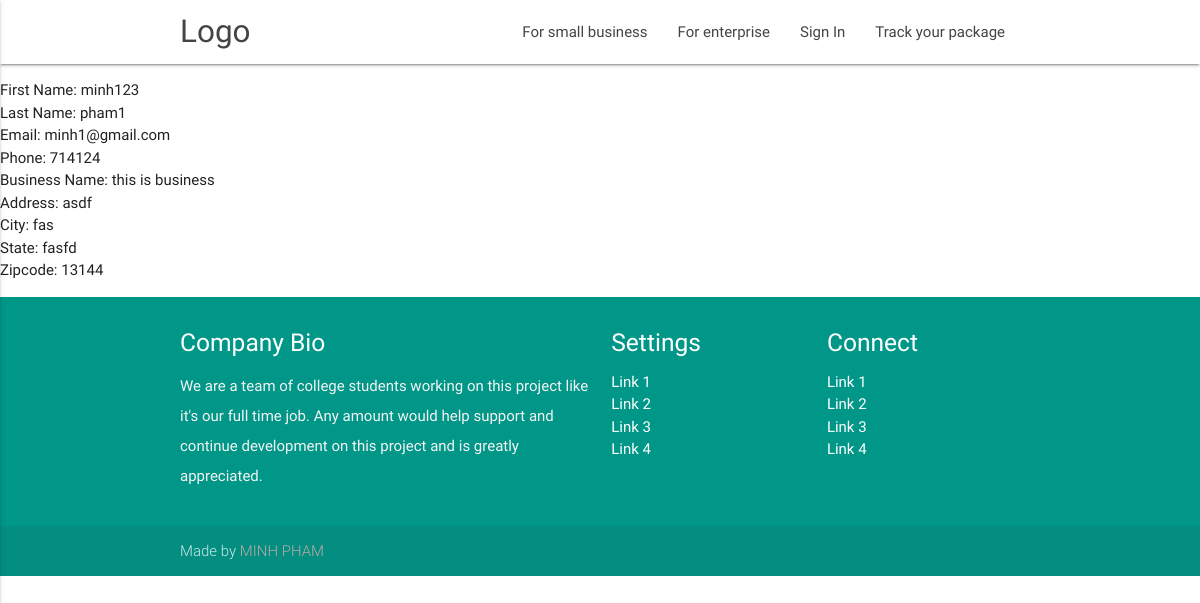
Page /customers/2/ on the committed database.
### customers/models.py (models this page shows, shortened)
class Customer(models.Model):
	first_name = models.CharField(max_length=255)
	last_name = models.CharField(max_length=255)
	business_name = models.CharField(max_length=255)
	phone = models.IntegerField()
	email = models.EmailField(max_length=255)
	address_line_1 = models.CharField(max_length=255)
	address_city = models.CharField(max_length=255)
	address_state = models.CharField(max_length=255)
	address_zipcode = models.IntegerField()

### customers/views.py (the view)
# urls.py: url(r'^(?P<pk>\d+)/$', views.CustomerDetailView.as_view(), name='detail'),
class CustomerDetailView(generic.DetailView):
	model = models.Customer

### customers/templates/customers/customer_detail.html (shortened to what this page needs)
{% extends "layout.html" %}
{% load static from staticfiles %}
{% load rest_framework %}
{% block body_content %}
<div>
	<ul>
		<li>First Name: {{customer.first_name}}</li>
		<li>Last Name: {{customer.last_name}}</li>
		<li>Email: {{customer.email}}</li>
		<li>Phone: {{customer.phone}}</li>
		<li>Business Name: {{customer.business_name}}</li>
		<li>Address: {{customer.address_line_1}}</li>
		<li>City: {{customer.address_city}}</li>
		<li>State: {{customer.address_state}}</li>
		<li>Zipcode: {{customer.address_zipcode}}</li>
	</ul>
</div>
{% endblock %}

### rows in the picture
Customer: first_name "minh123", last_name "pham1", email "minh1@gmail.com", phone "714124", business_name "this is business", address_line_1 "asdf", address_city "fas", address_state "fasfd", address_zipcode "13144"
